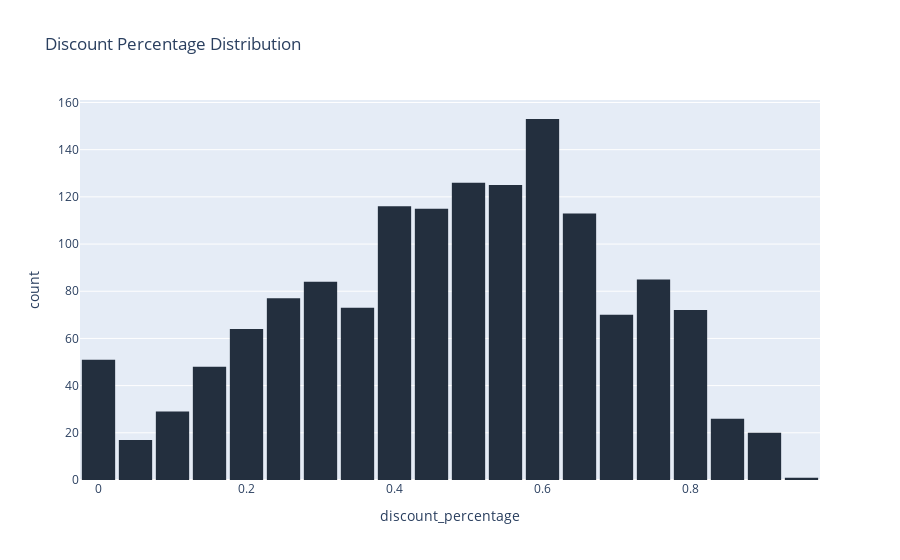

The cell this chart's notebook holds for it:
### Markdown cell above
Discount Percentage

### Code cell
fig=px.histogram(df.discount_percentage,x="discount_percentage",title="Discount Percentage Distribution",color_discrete_sequence=["#232F3E"])
fig.update_layout(bargap=0.1)
fig.show()

### Figure 1 — Plotly figure (JSON) as saved in the notebook; plotly's stock layout.template omitted (floating-point values rounded to 4 significant figures; data arrays with more than 128 entries replaced by an {"elided": "..."} marker saying what was removed)
{"data": [{"alignmentgroup": "True", "bingroup": "x", "hovertemplate": "discount_percentage=%{x}<br>count=%{y}<extra></extra>", "legendgroup": "", "marker": {"color": "#232F3E", "pattern": {"shape": ""}}, "name": "", "offsetgroup": "", "orientation": "v", "showlegend": false, "type": "histogram", "x": {"elided": "1465 float values"}, "xaxis": "x", "yaxis": "y"}], "layout": {"bargap": 0.1, "barmode": "relative", "legend": {"tracegroupgap": 0}, "title": {"text": "Discount Percentage Distribution"}, "xaxis": {"anchor": "y", "domain": [0, 1], "title": {"text": "discount_percentage"}}, "yaxis": {"anchor": "x", "domain": [0, 1], "title": {"text": "count"}}}}
